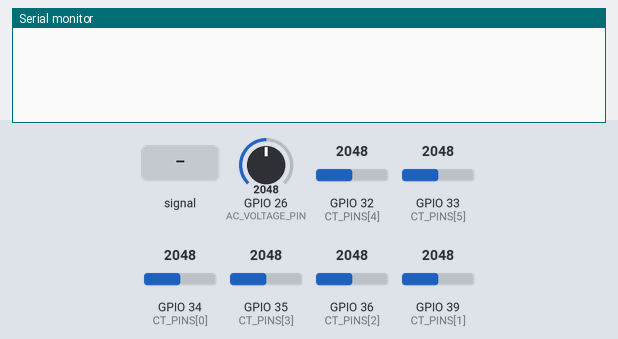
The sketch below on a simulated ESP32. Parts: the last lines printed to the serial monitor. Inputs (shaded band) come from the test bench; at power-on: GPIO 32 (CT_PINS[4]) = 2048, GPIO 33 (CT_PINS[5]) = 2048, GPIO 34 (CT_PINS[0]) = 2048, GPIO 35 (CT_PINS[3]) = 2048, GPIO 36 (CT_PINS[2]) = 2048, GPIO 26 (AC_VOLTAGE_PIN) = 2048, GPIO 39 (CT_PINS[1]) = 2048.

Above: at 1.2 s.
1.3 s: GPIO 26 (AC_VOLTAGE_PIN) fed a 200 Hz sine of ±327 counts around its level
At 2.1 s:
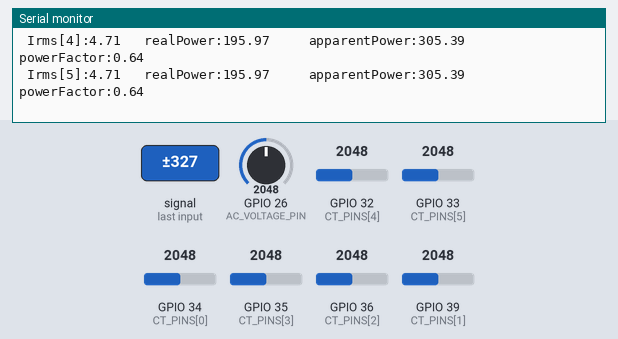
2.8 s: GPIO 32 (CT_PINS[4]) set to 1960
At 3.9 s:
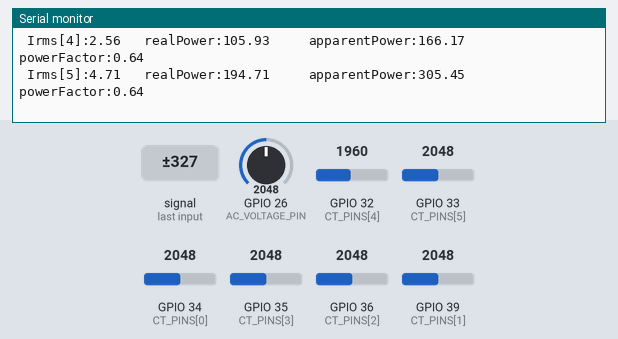
4.3 s: GPIO 33 (CT_PINS[5]) set to 1960
At 5.4 s:
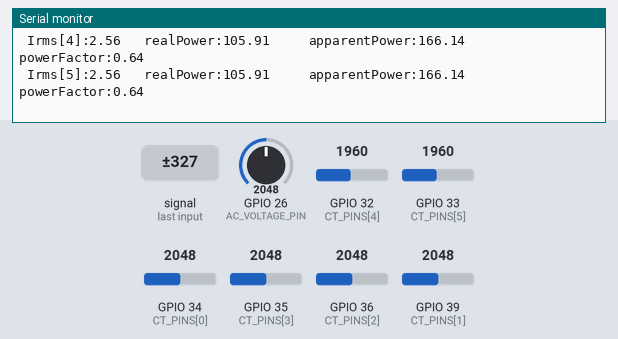
5.8 s: GPIO 34 (CT_PINS[0]) set to 1960
At 5.8 s:
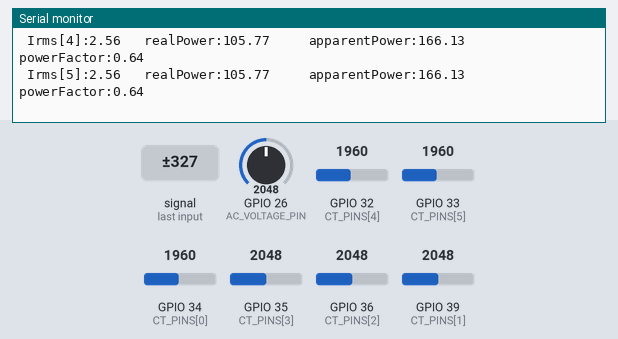
7.3 s: GPIO 35 (CT_PINS[3]) set to 1960
At 8.6 s:
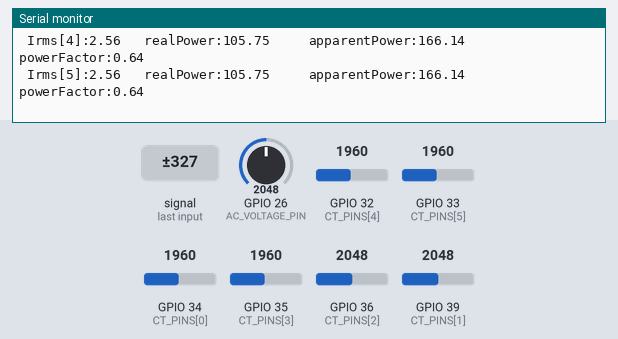
8.8 s: GPIO 36 (CT_PINS[2]) set to 1960
At 9.7 s:
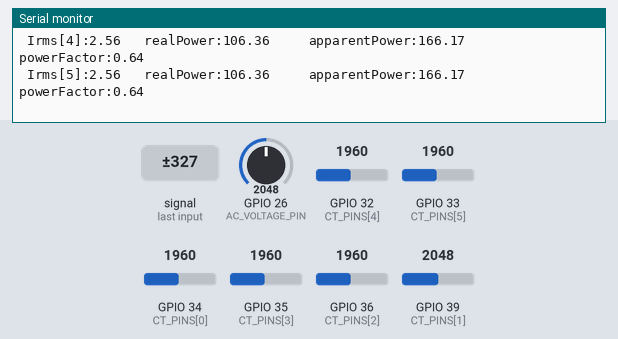
Timing chart, 0 to 11.3 s (numbered marks = the images above; inputs shaded):
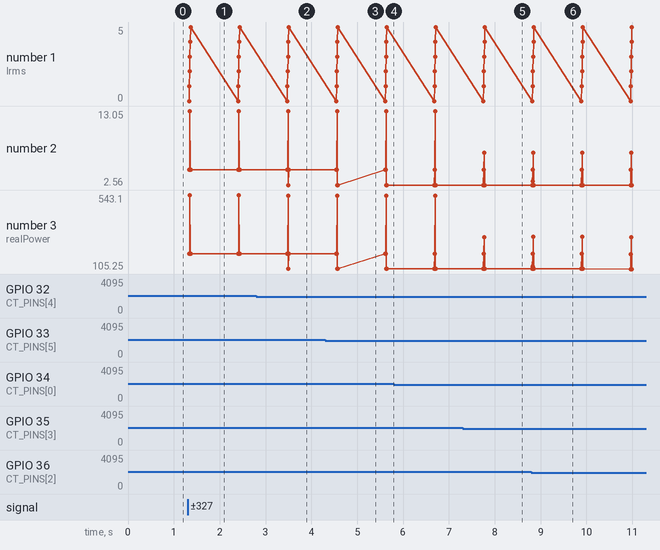

Measured:
- after the input at 1.3 s, the serial monitor: prints a new line at once (image 1)
- after the input at 2.8 s, the serial monitor: prints a new line after 0.70 s (image 2)
- after the input at 4.3 s, the serial monitor: prints a new line after 0.27 s (image 3)
- after the input at 7.3 s, the serial monitor: prints a new line after 0.47 s (image 5)
- after the input at 8.8 s, the serial monitor: prints a new line at once (image 6)

The sketch:

Emon_Example.ino
```cpp
#include <Arduino.h>


/*

ADC NOTES: OVERVIEW - ONLY USE 32-39 if you want Wifi. (37 & 38 are also used, leaving 7 pins, Ref, AC, 5 x CTs)
The ADC driver API supports ADC1 (8 channels, attached to GPIOs 32 - 39), and ADC2 (10 channels, attached to GPIOs 0, 2, 4, 12 - 15 and 25 - 27). However, the usage of ADC2 has some restrictions for the application:
ADC2 is used by the Wi-Fi driver. Therefore the application can only use ADC2 when the Wi-Fi driver has not started.
Some of the ADC2 pins are used as strapping pins (GPIO 0, 2, 15) thus cannot be used freely. Such is the case in the following official Development Kits:

Top left and anti clockwise CT's
GPIO
 0 - DON'T USE ,25,33,32,35,36,39,34

27  2.5v Reference
26  AC Voltage

17  Button
23  Reed switch
5   WS2812

*NOTES*
A LM358 Comparator supplies a buffered stable 1.64v BIAS for the AC and all the CT's

AC Voltage Sensing
A Voltage divider of 12k and 1k protect the pin from overvoltage
example:
A 9V (RMS) power adapter, the positive voltage peak be 12.7V, the negative peak -12.7V
CALC:
peak_voltage_output = R1 / (R1 + R2) x peak_voltage_input =
1k / (1k + 12k) x 12.7v = 0.977v
Applying the offset:
1.64v + 0.977v = 2.62v for the positive peak
1.64v - 0.977v = 0.66v for the negative peak
*/

// #define ICAL 0.0245  //111.1
#define VCAL 0.218
#define PHASECAL 1.9
const byte CT_PINS[7] = {34,39,36,35,32,33,25};
/*ICAL is calibration for each type of CT clamp
SCT013 30A/1v = 0.0245  <= Remove Burden resistor as it's a voltage output.
SCT013 100A/50mA =
*/             //           TR                   BR     BL                   TL-Dont use
const float CT_ICAL[7] = {0.0245,0.0245,0.0245, 0.0679,0.0245,0.0245,0.0245};
#define REF_2V5_PIN 27
#define AC_VOLTAGE_PIN 26
// unsigned long summedVoltageSquared[7] = {0};

double ReadVoltage(double reading){ //byte pin){
  // double reading = analogRead(pin); // Reference voltage is 3v3 so maximum reading is 3v3 = 4095 in range 0 to 4095
  if(reading < 1 || reading > 4095) return 0;
  // return -0.000000000009824 * pow(reading,3) + 0.000000016557283 * pow(reading,2) + 0.000854596860691 * reading + 0.065440348345433;
  return -0.000000000000016 * pow(reading,4) + 0.000000000118171 * pow(reading,3)- 0.000000301211691 * pow(reading,2)+ 0.001109019271794 * reading + 0.034143524634089;
} // Added an improved polynomial, use either, comment out as required

// void adjustedAnalogRead(){
//   double reference = ReadVoltage(REF_2V5_PIN);
//   Serial.print(reference);
//   Serial.print("\t");
//   Serial.print(reference * (3.3/4096));
//   Serial.print("\t adjusted:");
//   Serial.print(reference*(2.5/reference));
//   Serial.print("\t VCC:");
//   Serial.println(4096*(2.5/reference));
// }

void setup() {
    // put your setup code here, to run once:
    Serial.begin(115200);
    // Serial.println("Power Monitor");
}

// int SAMPLES = 1;
// #define ADC_BITS    12
// #define ADC_COUNTS (1<<ADC_BITS)
#define AC_BIAS 1855 //on ADC 1 GPIO32+  //1877 on ADC1 GPIO25 (which can't be used with wifi)   //1.63v

void loop() {
    // Serial.println(ReadVoltage(REF_2V5_PIN));

    unsigned int crossCount = 0;                             //Used to measure number of times threshold is crossed.
    unsigned int numberOfSamples = 0;                        //This is now incremented

    //-------------------------------------------------------------------------------------------------------------------------
    // 1) Waits for the waveform to cross 'zero' (mid-scale adc) part in sin curve.
    //-------------------------------------------------------------------------------------------------------------------------

    unsigned long startTime = millis();    //millis()-start makes sure it doesnt get stuck in the loop if there is an error.
    boolean zeroCross=false;                                  //an indicator to exit the while loop
    unsigned int lastACRead = analogRead(AC_VOLTAGE_PIN);
    while (zeroCross==false) {                                   //the while loop...
      unsigned int ACRead = analogRead(AC_VOLTAGE_PIN);                    //using the voltage waveform
      if (ACRead >= AC_BIAS && lastACRead < AC_BIAS) {           //   <= 163 = voltage BIAS that is added
        zeroCross = true;
      }
      if ((millis()-startTime)>2000) {
        zeroCross = true;
      }
      lastACRead = ACRead;
    }

    unsigned long summedVoltageSquared = 0;
    unsigned long summedCurrentSquared[7] = {0};
//*******************
    double lastFilteredV;
    double filteredV;          //Filtered_ is the raw analog value minus the DC offset
    double filteredI[7];
    double offsetV = AC_BIAS;                          //Low-pass filter output
    double offsetI[7] = {AC_BIAS,AC_BIAS,AC_BIAS,AC_BIAS,AC_BIAS,AC_BIAS,AC_BIAS};                          //Low-pass filter output
    double sumP[7]; //instP[7],
    double phaseShiftedV; //Holds the calibrated phase shifted voltage.
//*******************

    startTime = millis();
    lastACRead = analogRead(AC_VOLTAGE_PIN);
    while (crossCount < 5) {                                   //the while loop...

      lastFilteredV = filteredV; //Used for delay/phase compensation  ***********************

      //-----------------------------------------------------------------------------
      // A) Read in raw voltage samples
      //-----------------------------------------------------------------------------
      unsigned int ACRead = analogRead(AC_VOLTAGE_PIN);                    //using the voltage waveform
      // int noBiasVoltage = ACRead - AC_BIAS;
      // summedVoltageSquared += noBiasVoltage * noBiasVoltage;

      //-----------------------------------------------------------------------------
      // B) Apply digital low pass filters to extract the 1.64 V dc offset,
      //     then subtract this - signal is now centred on 0 counts.
      //-----------------------------------------------------------------------------
      offsetV = offsetV + ((ACRead-offsetV)/4095);  // ***********************
      filteredV = ACRead - offsetV;                // ***********************

      //-----------------------------------------------------------------------------
      // C) Root-mean-square method voltage
      //-----------------------------------------------------------------------------
      summedVoltageSquared += filteredV * filteredV;

      //-----------------------------------------------------------------------------
      // E) Phase calibration
      //-----------------------------------------------------------------------------
      phaseShiftedV = lastFilteredV + PHASECAL * (filteredV - lastFilteredV);


      for (byte i = 0; i < 6; i++) {
        //-----------------------------------------------------------------------------
        // A) Read in raw current samples
        //-----------------------------------------------------------------------------
        unsigned int CTRead = analogRead(CT_PINS[i]);                    //using the voltage waveform
        // int noBiasCurrent = CTRead - AC_BIAS;
        // summedCurrentSquared[i] += noBiasCurrent * noBiasCurrent;

        //-----------------------------------------------------------------------------
        // B) Apply digital low pass filters to extract the 2.5 V or 1.65 V dc offset,
        //     then subtract this - signal is now centred on 0 counts.
        //-----------------------------------------------------------------------------

        offsetI[i] = offsetI[i] + ((CTRead-offsetI[i])/4096);  // ***********************
        filteredI[i] = CTRead - offsetI[i];                  // ***********************

        //-----------------------------------------------------------------------------
        // D) Root-mean-square method current
        //-----------------------------------------------------------------------------
        summedCurrentSquared[i] += filteredI[i] * filteredI[i];

        //-----------------------------------------------------------------------------
        // F) Instantaneous power calc
        //-----------------------------------------------------------------------------
        // instP[i] = phaseShiftedV * filteredI[i];          //Instantaneous Power
        sumP[i] += phaseShiftedV * filteredI[i]; //instP[i]; //Sum
      }


      //-----------------------------------------------------------------------------
      // G) Find the number of times the voltage has crossed Zero voltage (1 Wavelength)
      //-----------------------------------------------------------------------------

      //Count Positive ZeroCrossing's
      if (ACRead >= AC_BIAS && lastACRead < AC_BIAS) {           //   <= 163 = voltage BIAS that is added
        crossCount++;
      }
      if ((millis()-startTime)>7000) {
        crossCount = 99999;
      }
      lastACRead = ACRead;
      numberOfSamples++;
    }

    double Vrms = sqrt(summedVoltageSquared/numberOfSamples)*VCAL;
    Serial.print("Vrms: ");
    Serial.print(Vrms);
    Serial.print("\t Samples: ");
    Serial.print(numberOfSamples);
    Serial.print("\t WaveCount: ");
    Serial.print(crossCount);
    Serial.print("\t samples/cross: ");
    Serial.print(numberOfSamples/crossCount);
    unsigned int timeTaken = millis()-startTime;
    Serial.print("\t Freq: ");
    Serial.print(1000/((timeTaken*1.0)/(crossCount*1.0)));
    Serial.print("\t Time(mS): ");
    Serial.println(timeTaken);

    for (byte i = 0; i < 6; i++) {
      double Irms = sqrt(summedCurrentSquared[i]/numberOfSamples)*CT_ICAL[i];
      if (Irms > 0.3) {
        Serial.print(" Irms[");
        Serial.print(i);
        Serial.print("]:");
        Serial.print(Irms);

        //Calculation power values
        double realPower = VCAL * CT_ICAL[i] * sumP[i] / numberOfSamples;
        double apparentPower = Vrms * Irms;
        double powerFactor = realPower / apparentPower;

        Serial.print("\t realPower:");
        Serial.print(realPower);
        Serial.print("\t\t apparentPower:");
        Serial.print(apparentPower);
        Serial.print("\t powerFactor:");
        Serial.println(powerFactor);
      }
      summedCurrentSquared[i] = 0;
      sumP[i] = 0;
    }

    summedVoltageSquared = 0;


    delay(1000);

}
```
